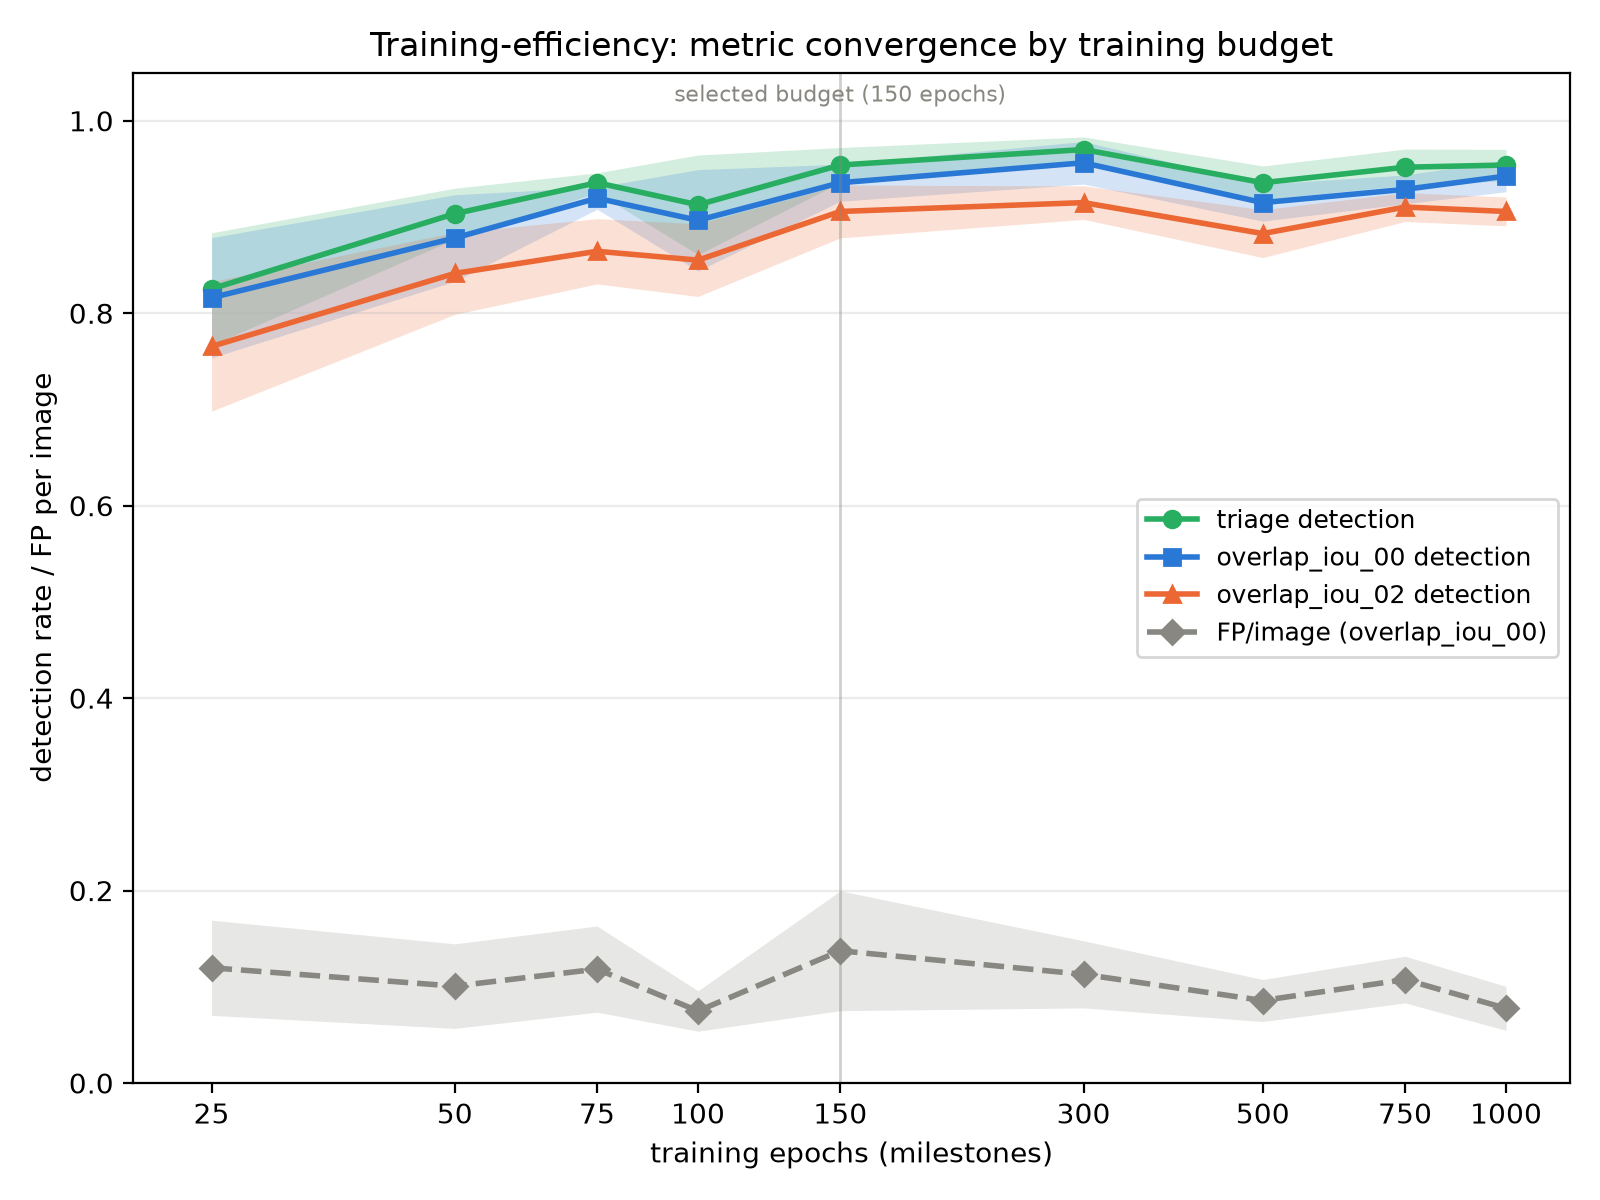

Recreate this plot in Python.
"""Training-efficiency report: headline detection metrics per milestone.

Run from the repository root (as a module):
    python3 -m analysis.01_training_efficiency.training_efficiency_report.training_efficiency_report

Output:
    analysis/01_training_efficiency/training_efficiency_report/training_efficiency_report.md
    analysis/01_training_efficiency/training_efficiency_report/training_efficiency_report.png

One sweep table over the milestone checkpoints (and the final model), showing
the triage metric plus the two adjacent overlap criteria, on malignant masses
(the registered selection population), with the registered false-positive
companion of the dedicated triage metric (overlap_iou_00). The winning budget
per the registered selection criterion is computed and marked in bold, and a
convergence chart plots the same four metrics against training epochs.

All rates are mean +/- sample SD across the five cross-validation folds.
"""

import json
import statistics
from pathlib import Path

import matplotlib
matplotlib.use("Agg")
import matplotlib.pyplot as plt
from matplotlib.ticker import NullLocator, ScalarFormatter

from analysis.predictions_dataset.load_predictions_dataset import (
    load_predictions_dataset,
)

SCRIPT_DIR = Path(__file__).resolve().parent
PROJECT_ROOT = SCRIPT_DIR.parent.parent.parent
OUTPUT_PATH = SCRIPT_DIR / "training_efficiency_report.md"
CHART_PATH = SCRIPT_DIR / "training_efficiency_report.png"
MANIFEST_PATH = (
    SCRIPT_DIR.parent.parent / "predictions_dataset"
    / "predictions_dataset_manifest.json"
)

EXPERIMENT_NAME = "training_efficiency"

# Chart colors from the study palette (private/NOTES.md). The triage metric
# uses a complementary green; the iou_00 metric is the dedicated triage
# metric in the palette blue; gray is dashed per the palette convention.
TRIAGE_COLOR = "#27ae60"
IOU_00_COLOR = "#2a78d6"
IOU_02_COLOR = "#eb6834"
FP_COLOR = "#898781"

# Milestone checkpoints in training order, then the final model. "best" is a
# selected checkpoint rather than a milestone, so it is excluded.
CHECKPOINTS = [
    "epoch25",
    "epoch50",
    "epoch75",
    "epoch100",
    "epoch150",
    "epoch300",
    "epoch500",
    "epoch750",
    "final",
]

# Registered selection criterion: the winning budget is the smallest one
# whose malignant overlap_iou_00 detection rate comes within this tolerance of
# the highest rate.
SELECTION_TOLERANCE = 0.03


def fold_values(rows, value_function):
    """Return one value per fold, in fold order."""
    folds = sorted({row.fold for row in rows})
    return [
        value_function([row for row in rows if row.fold == fold])
        for fold in folds
    ]


def format_rate(values):
    """Format per-fold rates as 'mean ± sample SD'."""
    return f"{statistics.mean(values):.3f} ± {statistics.stdev(values):.3f}"


def detection_folds(rows, flag_field):
    """Return per-fold rates of a detection flag over the given rows."""
    def fold_rate(fold_rows):
        detected = sum(1 for row in fold_rows if getattr(row, flag_field))
        return detected / len(fold_rows)

    return fold_values(rows, fold_rate)


def detection_cell(rows, flag_field):
    """Format 'mean ± SD (detected/total)' for a detection flag."""
    per_fold = detection_folds(rows, flag_field)
    detected = sum(1 for row in rows if getattr(row, flag_field))
    return f"{format_rate(per_fold)} ({detected}/{len(rows)})"


def fp_per_image_folds(checkpoint_rows, fp_field):
    """Return per-fold uncredited components per evaluated image."""
    def fold_rate(fold_rows):
        return sum(getattr(row, fp_field) for row in fold_rows) / len(fold_rows)

    return fold_values(checkpoint_rows, fold_rate)


def fp_per_image_cell(checkpoint_rows, fp_field):
    """Format 'mean ± SD' for uncredited components per evaluated image."""
    return format_rate(fp_per_image_folds(checkpoint_rows, fp_field))


def write_chart(results, winner):
    """Write the convergence chart: each metric's mean ± SD band across folds
    against training epochs, with the selected budget marked."""
    epochs = [result["epoch"] for result in results]

    fig, ax = plt.subplots(figsize=(8, 6))
    series = [
        ("triage detection", "triage_mean", "triage_sd",
         TRIAGE_COLOR, "o", "-"),
        ("overlap_iou_00 detection", "iou_00_mean", "iou_00_sd",
         IOU_00_COLOR, "s", "-"),
        ("overlap_iou_02 detection", "iou_02_mean", "iou_02_sd",
         IOU_02_COLOR, "^", "-"),
        ("FP/image (overlap_iou_00)", "fp_mean", "fp_sd",
         FP_COLOR, "D", "--"),
    ]
    for label, mean_key, sd_key, color, marker, linestyle in series:
        means = [result[mean_key] for result in results]
        sds = [result[sd_key] for result in results]
        ax.plot(
            epochs,
            means,
            label=label,
            color=color,
            marker=marker,
            linestyle=linestyle,
            linewidth=2.0,
            markersize=6,
        )
        ax.fill_between(
            epochs,
            [mean - sd for mean, sd in zip(means, sds)],
            [mean + sd for mean, sd in zip(means, sds)],
            color=color,
            alpha=0.2,
            linewidth=0,
        )

    ax.axvline(winner["epoch"], color=FP_COLOR, alpha=0.4, linewidth=1)
    ax.annotate(
        f"selected budget ({winner['epoch']} epochs)",
        xy=(winner["epoch"], 1.02),
        xycoords="data",
        ha="center",
        fontsize=8,
        color=FP_COLOR,
    )

    ax.set_xscale("log")
    ax.set_xticks(epochs)
    ax.xaxis.set_major_formatter(ScalarFormatter())
    ax.xaxis.set_minor_locator(NullLocator())
    ax.set_xlim(20, 1200)
    ax.set_ylim(0.0, 1.05)
    ax.set_xlabel("training epochs (milestones)")
    ax.set_ylabel("detection rate / FP per image")
    ax.set_title("Training-efficiency: metric convergence by training budget")
    ax.grid(axis="y", alpha=0.25)
    ax.legend(loc="center right", fontsize=9)
    fig.tight_layout()
    fig.savefig(CHART_PATH, dpi=200)
    plt.close(fig)


def main():
    data = load_predictions_dataset()
    with open(MANIFEST_PATH) as file:
        manifest = json.load(file)
    if manifest["snapshot_id"] != data.snapshot_id:
        raise RuntimeError(
            "predictions_dataset.csv does not match its build manifest; "
            "rebuild the dataset first"
        )

    rows = [row for row in data.rows if row.experiment_name == EXPERIMENT_NAME]
    if not rows:
        raise RuntimeError(f"No rows for experiment '{EXPERIMENT_NAME}'")

    results = []
    for checkpoint in CHECKPOINTS:
        checkpoint_rows = [row for row in rows if row.checkpoint == checkpoint]
        if not checkpoint_rows:
            raise RuntimeError(f"No rows for checkpoint '{checkpoint}'")
        malignant_rows = [
            row for row in checkpoint_rows if row.pathology == "malignant"
        ]
        results.append({
            "checkpoint": checkpoint,
            "epoch": checkpoint_rows[0].epoch,
            "triage": detection_cell(malignant_rows, "triage_detection_flag"),
            "iou_02": detection_cell(
                malignant_rows, "overlap_detection_iou_02_flag"),
            "iou_00": detection_cell(
                malignant_rows, "overlap_detection_iou_00_flag"),
            "fp": fp_per_image_cell(
                checkpoint_rows, "overlap_detection_iou_00_fp_count"),
            "triage_mean": statistics.mean(detection_folds(
                malignant_rows, "triage_detection_flag")),
            "iou_02_mean": statistics.mean(detection_folds(
                malignant_rows, "overlap_detection_iou_02_flag")),
            "iou_00_mean": statistics.mean(detection_folds(
                malignant_rows, "overlap_detection_iou_00_flag")),
            "fp_mean": statistics.mean(fp_per_image_folds(
                checkpoint_rows, "overlap_detection_iou_00_fp_count")),
            "triage_sd": statistics.stdev(detection_folds(
                malignant_rows, "triage_detection_flag")),
            "iou_02_sd": statistics.stdev(detection_folds(
                malignant_rows, "overlap_detection_iou_02_flag")),
            "iou_00_sd": statistics.stdev(detection_folds(
                malignant_rows, "overlap_detection_iou_00_flag")),
            "fp_sd": statistics.stdev(fp_per_image_folds(
                checkpoint_rows, "overlap_detection_iou_00_fp_count")),
        })

    highest = max(result["iou_00_mean"] for result in results)
    winner = next(
        result for result in results
        if result["iou_00_mean"] >= highest - SELECTION_TOLERANCE
    )

    write_chart(results, winner)

    lines = [
        "# Training-efficiency report",
        "",
        f"Training-efficiency experiment, dataset snapshot {data.snapshot_id} "
        f"(schema version {manifest['schema_version']}). Detection rates are on "
        "malignant mass images (435 per checkpoint pool); FP/image is "
        "uncredited retained components per evaluated image at overlap_iou_00. "
        "Rates are mean ± sample SD across the five folds.",
        "",
        "![Training-efficiency convergence chart](training_efficiency_report.png)",
        "",
        "| epochs | triage detection | overlap_iou_02 detection | "
        "overlap_iou_00 detection | FP/image (overlap_iou_00) |",
        "|---|---|---|---|---|",
    ]
    for result in results:
        if result is winner:
            lines.append(
                f"| **{result['epoch']}** | **{result['triage']}** | "
                f"**{result['iou_02']}** | **{result['iou_00']}** | "
                f"**{result['fp']}** |"
            )
        else:
            lines.append(
                f"| {result['epoch']} | {result['triage']} | "
                f"{result['iou_02']} | {result['iou_00']} | {result['fp']} |"
            )
    lines.extend([
        "",
        f"Winner per the registered selection criterion (smallest budget whose "
        f"malignant overlap_iou_00 detection rate is within "
        f"{SELECTION_TOLERANCE:.2f} of the highest): **epoch "
        f"{winner['epoch']}** at {winner['iou_00_mean']:.3f}, within "
        f"{highest - winner['iou_00_mean']:.3f} of the highest "
        f"({max(results, key=lambda r: r['iou_00_mean'])['checkpoint']}, "
        f"{highest:.3f}).",
        "",
    ])

    OUTPUT_PATH.write_text("\n".join(lines))
    print(f"Wrote {OUTPUT_PATH.resolve().relative_to(PROJECT_ROOT).as_posix()}")
    print(f"Wrote {CHART_PATH.resolve().relative_to(PROJECT_ROOT).as_posix()}")


if __name__ == "__main__":
    main()
